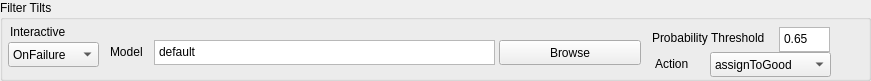
             <widget class="QGroupBox" name="groupBox_14">
              <property name="geometry">
               <rect>
                <x>3</x>
                <y>89</y>
                <width>871</width>
                <height>81</height>
               </rect>
              </property>
              <property name="title">
               <string>Filter Tilts</string>
              </property>
              <widget class="QLabel" name="label_21">
               <property name="geometry">
                <rect>
                 <x>110</x>
                 <y>42</y>
                 <width>40</width>
                 <height>20</height>
                </rect>
               </property>
               <property name="text">
                <string>Model</string>
               </property>
              </widget>
              <widget class="QTextEdit" name="textEdit_modelForFilterTilts">
               <property name="geometry">
                <rect>
                 <x>154</x>
                 <y>40</y>
                 <width>341</width>
                 <height>25</height>
                </rect>
               </property>
               <property name="verticalScrollBarPolicy">
                <enum>Qt::ScrollBarAlwaysOff</enum>
               </property>
               <property name="html">
                <string>&lt;!DOCTYPE HTML PUBLIC &quot;-//W3C//DTD HTML 4.0//EN&quot; &quot;http://www.w3.org/TR/REC-html40/strict.dtd&quot;&gt;
&lt;html&gt;&lt;head&gt;&lt;meta name=&quot;qrichtext&quot; content=&quot;1&quot; /&gt;&lt;style type=&quot;text/css&quot;&gt;
p, li { white-space: pre-wrap; }
&lt;/style&gt;&lt;/head&gt;&lt;body style=&quot; font-family:'Sans Serif'; font-size:9pt; font-weight:400; font-style:normal;&quot;&gt;
&lt;p style=&quot; margin-top:0px; margin-bottom:0px; margin-left:0px; margin-right:0px; -qt-block-indent:0; text-indent:0px;&quot;&gt;default&lt;/p&gt;&lt;/body&gt;&lt;/html&gt;</string>
               </property>
              </widget>
              <widget class="QPushButton" name="btn_browse_filterTiltsModel">
               <property name="geometry">
                <rect>
                 <x>499</x>
                 <y>40</y>
                 <width>142</width>
                 <height>25</height>
                </rect>
               </property>
               <property name="text">
                <string>Browse</string>
               </property>
              </widget>
              <widget class="QLabel" name="label_22">
               <property name="geometry">
                <rect>
                 <x>652</x>
                 <y>30</y>
                 <width>121</width>
                 <height>16</height>
                </rect>
               </property>
               <property name="text">
                <string>Probability Threshold</string>
               </property>
              </widget>
              <widget class="QTextEdit" name="textEdit_probThr">
               <property name="geometry">
                <rect>
                 <x>779</x>
                 <y>27</y>
                 <width>51</width>
                 <height>25</height>
                </rect>
               </property>
               <property name="verticalScrollBarPolicy">
                <enum>Qt::ScrollBarAlwaysOff</enum>
               </property>
               <property name="horizontalScrollBarPolicy">
                <enum>Qt::ScrollBarAlwaysOff</enum>
               </property>
               <property name="html">
                <string>&lt;!DOCTYPE HTML PUBLIC &quot;-//W3C//DTD HTML 4.0//EN&quot; &quot;http://www.w3.org/TR/REC-html40/strict.dtd&quot;&gt;
&lt;html&gt;&lt;head&gt;&lt;meta name=&quot;qrichtext&quot; content=&quot;1&quot; /&gt;&lt;style type=&quot;text/css&quot;&gt;
p, li { white-space: pre-wrap; }
&lt;/style&gt;&lt;/head&gt;&lt;body style=&quot; font-family:'Sans Serif'; font-size:9pt; font-weight:400; font-style:normal;&quot;&gt;
&lt;p style=&quot; margin-top:0px; margin-bottom:0px; margin-left:0px; margin-right:0px; -qt-block-indent:0; text-indent:0px;&quot;&gt;0.65&lt;/p&gt;&lt;/body&gt;&lt;/html&gt;</string>
               </property>
              </widget>
              <widget class="QComboBox" name="dropDown_probThrBehave">
               <property name="geometry">
                <rect>
                 <x>710</x>
                 <y>52</y>
                 <width>121</width>
                 <height>25</height>
                </rect>
               </property>
               <item>
                <property name="text">
                 <string>assignToGood</string>
                </property>
               </item>
               <item>
                <property name="text">
                 <string>assignToBad</string>
                </property>
               </item>
               <item>
                <property name="text">
                 <string/>
                </property>
               </item>
              </widget>
              <widget class="QLabel" name="label_23">
               <property name="geometry">
                <rect>
                 <x>655</x>
                 <y>56</y>
                 <width>41</width>
                 <height>16</height>
                </rect>
               </property>
               <property name="text">
                <string>Action</string>
               </property>
              </widget>
              <widget class="QComboBox" name="dropDown_FilterTiltsMode">
               <property name="geometry">
                <rect>
                 <x>8</x>
                 <y>42</y>
                 <width>91</width>
                 <height>25</height>
                </rect>
               </property>
               <item>
                <property name="text">
                 <string>OnFailure</string>
                </property>
               </item>
               <item>
                <property name="text">
                 <string>Always</string>
                </property>
               </item>
               <item>
                <property name="text">
                 <string>Never</string>
                </property>
               </item>
               <item>
                <property name="text">
                 <string/>
                </property>
               </item>
              </widget>
              <widget class="QLabel" name="label_32">
               <property name="geometry">
                <rect>
                 <x>10</x>
                 <y>22</y>
                 <width>91</width>
                 <height>20</height>
                </rect>
               </property>
               <property name="text">
                <string>Interactive</string>
               </property>
              </widget>
             </widget>
